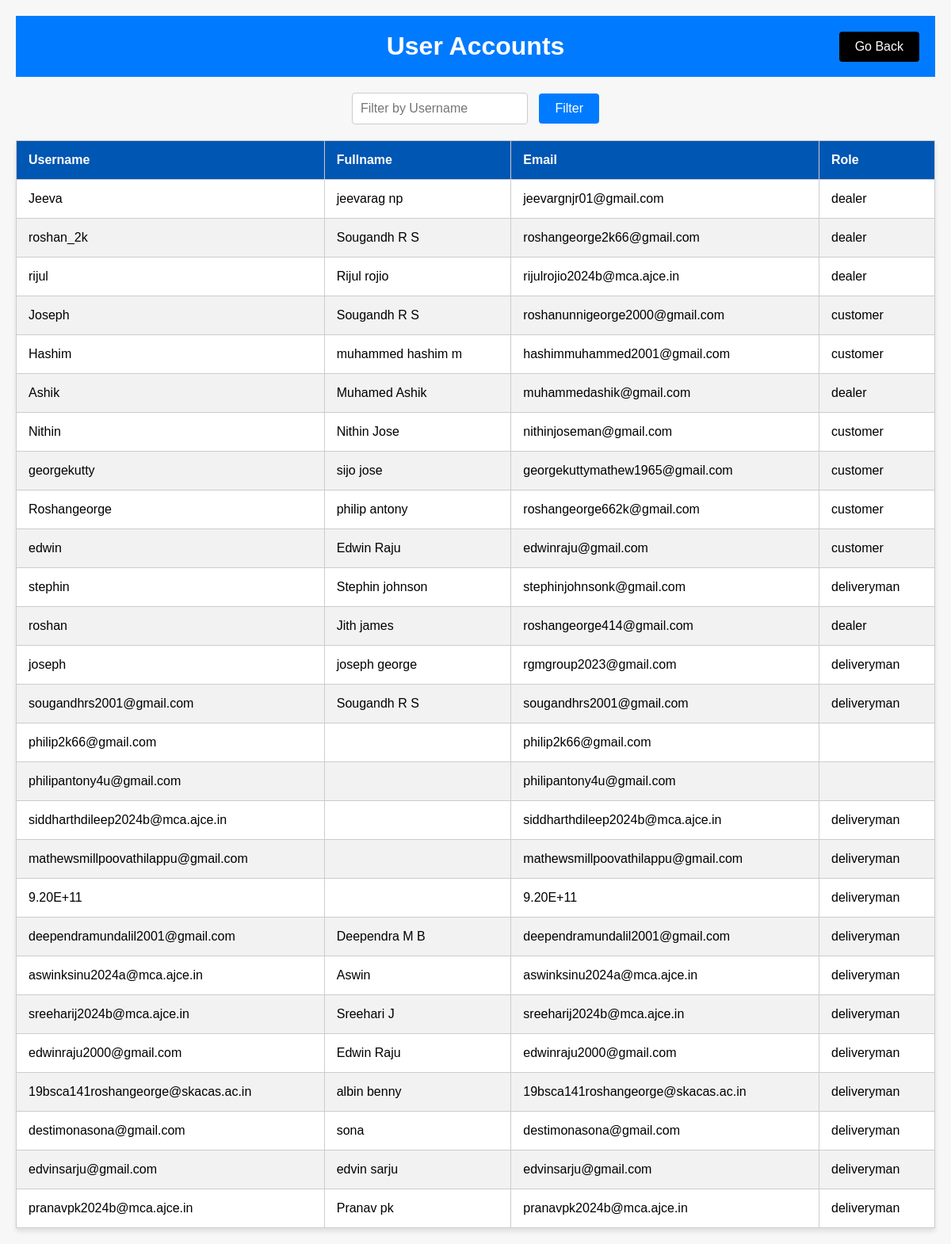
Page /admin_dashboard/users.html on the committed database.
### aapmapp/models.py (models this page shows, shortened)
class dealer(AbstractUser):
    email = models.EmailField(unique=True)
    fullname = models.TextField(max_length=100, default="")
    role = models.TextField(max_length=100, default="")

### aapmapp/views.py (the view)
# urls.py: path('admin_dashboard/users.html', views.users, name='users'),  # Define the URL pattern for users.html
def users(request):
    dealers = dealer.objects.all()  # You can adjust this queryset based on your requirements
    dealers = dealer.objects.filter(is_superuser=False)
    context = {
        'dealers': dealers,
    }
    return render(request, 'users.html', context)

### aapmapp/templates/users.html (shortened to what this page needs)
<!DOCTYPE html>
<html>
<head>
</head>
<body>
    <div class="content">
        <div class="header">
            <a href="{% url 'admin_dashboard' %}" class="goback-button">Go Back</a>
            <h1>User Accounts</h1>
        </div>
        <form method="GET" id="filterForm">
            <input type="text" name="username_filter" id="username_filter" placeholder="Filter by Username">
            <button type="button" id="filterButton">Filter</button>
        </form>
        <table id="userTable">
            <thead>
                <tr>
                    <th>Username</th>
                    <th>Fullname</th>
                    <th>Email</th>
                    <th>Role</th>
                </tr>
            </thead>
            <tbody>
                {% for dealer in dealers %}
                <tr>
                    <td>{{ dealer.username }}</td>
                    <td>{{ dealer.fullname }}</td>
                    <td>{{ dealer.email }}</td>
                    <td>{{ dealer.role }}</td>
                </tr>
                {% empty %}
                <tr>
                    <td colspan="4">No dealers available.</td>
                </tr>
                {% endfor %}
            </tbody>
        </table>
    </div>
</body>
</html>

### aapmapp/templates/users.html (style rules this page uses)
body { font-family: Arial, sans-serif; background-color: #f7f7f7; margin: 0; padding: 0; }
.content { padding: 20px; }
.header { background-color: #007bff; color: #fff; padding: 20px; position: relative; text-align: center; overflow: hidden; }
.header h1 { margin: 0; }
.goback-button { position: absolute; top: 20px; right: 20px; padding: 10px 20px; background-color: #000; color: #fff; border: none; border-radius: 4px; font-size: 16px; cursor: pointer; text-decoration: none; }
form { text-align: center; margin: 20px 0; }
form input[type="text"], form select { padding: 10px; border: 1px solid #ccc; border-radius: 4px; margin-right: 10px; width: 200px; font-size: 16px; outline: none; }
form button { padding: 10px 20px; background-color: #007bff; color: #fff; border: none; border-radius: 4px; font-size: 16px; cursor: pointer; }
table { width: 100%; margin-top: 20px; border-collapse: collapse; background-color: #fff; box-shadow: 0 4px 6px rgba(0, 0, 0, 0.1); }
th, td { border: 1px solid #ccc; padding: 15px; text-align: left; }
th { background-color: #0056b3; color: #fff; }
tr:nth-child(even) { background-color: #f2f2f2; }

### rows in the picture
dealer: username "Jeeva", fullname "jeevarag np", email "jeevargnjr01@gmail.com", role "dealer"
dealer: username "roshan_2k", fullname "Sougandh R S", email "roshangeorge2k66@gmail.com", role "dealer"
dealer: username "rijul", fullname "Rijul rojio", email "rijulrojio2024b@mca.ajce.in", role "dealer"
dealer: username "Joseph", fullname "Sougandh R S", email "roshanunnigeorge2000@gmail.com", role "customer"
dealer: username "Hashim", fullname "muhammed hashim m", email "hashimmuhammed2001@gmail.com", role "customer"
dealer: username "Ashik", fullname "Muhamed Ashik", email "muhammedashik@gmail.com", role "dealer"
dealer: username "Nithin", fullname "Nithin Jose", email "nithinjoseman@gmail.com", role "customer"
dealer: username "georgekutty", fullname "sijo jose", email "georgekuttymathew1965@gmail.com", role "customer"
dealer: username "Roshangeorge", fullname "philip antony", email "roshangeorge662k@gmail.com", role "customer"
dealer: username "edwin", fullname "Edwin Raju", email "edwinraju@gmail.com", role "customer"
dealer: username "stephin", fullname "Stephin johnson", email "stephinjohnsonk@gmail.com", role "deliveryman"
dealer: username "roshan", fullname "Jith james", email "roshangeorge414@gmail.com", role "dealer"
dealer: username "joseph", fullname "joseph george", email "rgmgroup2023@gmail.com", role "deliveryman"
dealer: username "sougandhrs2001@gmail.com", fullname "Sougandh R S", email "sougandhrs2001@gmail.com", role "deliveryman"
dealer: username "philip2k66@gmail.com", email "philip2k66@gmail.com"
dealer: username "philipantony4u@gmail.com", email "philipantony4u@gmail.com"
dealer: username "siddharthdileep2024b@mca.ajce.in", email "siddharthdileep2024b@mca.ajce.in", role "deliveryman"
dealer: username "mathewsmillpoovathilappu@gmail.com", email "mathewsmillpoovathilappu@gmail.com", role "deliveryman"
dealer: username "9.20E+11", email "9.20E+11", role "deliveryman"
dealer: username "deependramundalil2001@gmail.com", fullname "Deependra M B", email "deependramundalil2001@gmail.com", role "deliveryman"
dealer: username "aswinksinu2024a@mca.ajce.in", fullname "Aswin", email "aswinksinu2024a@mca.ajce.in", role "deliveryman"
dealer: username "sreeharij2024b@mca.ajce.in", fullname "Sreehari J", email "sreeharij2024b@mca.ajce.in", role "deliveryman"
dealer: username "edwinraju2000@gmail.com", fullname "Edwin Raju", email "edwinraju2000@gmail.com", role "deliveryman"
dealer: username "19bsca141roshangeorge@skacas.ac.in", fullname "albin benny", email "19bsca141roshangeorge@skacas.ac.in", role "deliveryman"
dealer: username "destimonasona@gmail.com", fullname "sona", email "destimonasona@gmail.com", role "deliveryman"
dealer: username "edvinsarju@gmail.com", fullname "edvin sarju", email "edvinsarju@gmail.com", role "deliveryman"
dealer: username "pranavpk2024b@mca.ajce.in", fullname "Pranav pk", email "pranavpk2024b@mca.ajce.in", role "deliveryman"
